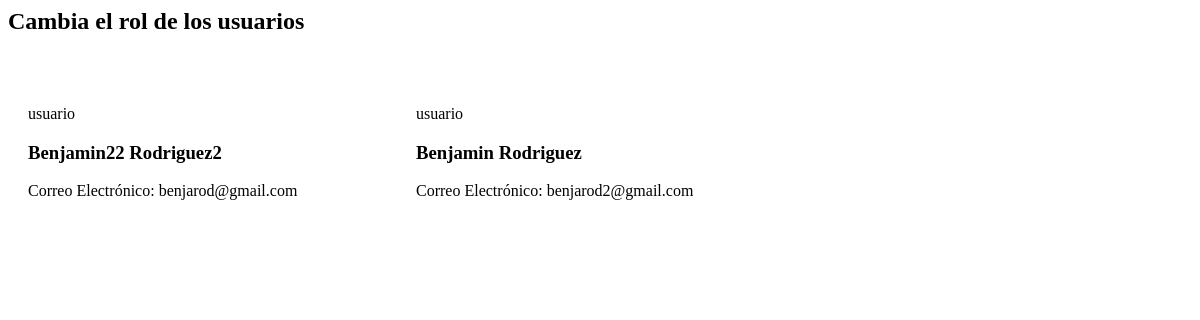
Before: /paginas/usuarios.php with the older database file.
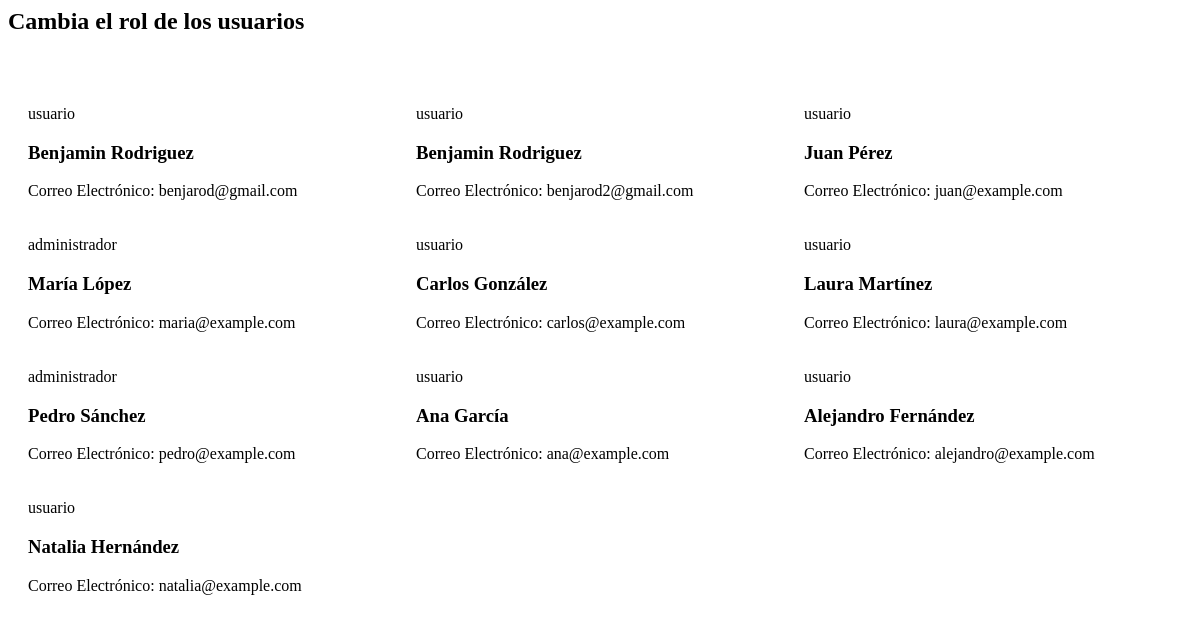
After: the same page with the newer database file.
### tables this page shows
CREATE TABLE `usuario` (
  `idUsuario` int(11) NOT NULL,
  `nombre` varchar(50) DEFAULT NULL,
  `apellido` varchar(50) DEFAULT NULL,
  `correoElectronico` varchar(100) DEFAULT NULL,
  `contrasena` varchar(255) DEFAULT NULL,
  `rol` varchar(20) DEFAULT NULL CHECK (`rol` in ('administrador','usuario'))
);

### clases/conexion/conexion.php (called while the page is built, shortened)
<?php
class conection {
    private $server;
    private $user;
    private $password;
    private $database;
    private $port;
    private $conection;
    function __construct(){
        $listdata = $this->dataConection();
        $this->conection = new mysqli($this->server, $this->user, $this->password, $this->database, $this->port);
    }
    private function dataConection(){
        $direction = dirname(__FILE__);
        $jsondata = file_get_contents($direction . "/" . "config");
        return json_decode($jsondata, true);
    }
    private function convertUTF8($array){
        array_walk_recursive($array, function(&$item, $key){
            if(!mb_detect_encoding($item, 'utf-8', true)){
                $item = utf8_encode($item);
            }
        });
        return $array;
    }
    public function getData($query){
        $result = $this->conection->query($query);
        $resultArray = array();
        foreach ($result as $key ) {
            $resultArray[] = $key;
        }
        return $this->convertUTF8($resultArray);
    }
}
?>

### clases/autenticacion.class.php (called while the page is built, shortened)
<?php
require_once 'conexion/conexion.php';
class Auth extends conection
{
    public function getAllUsers()
    {
        $_responses = new Responses;
        try {
            $query = "SELECT * FROM usuario;";
            $users = parent::getData($query);
            $result = $_responses->response;
            $result['result'] = array(
                "users" => $users
            );
            return $result;
        } catch (Exception $e) {
            return $_responses->error_500("Error interno del servidor: " . $e->getMessage());
        }
    }
}

### paginas/usuarios.php (the view, shortened to what this page needs)
<?php
include_once('../clases/autenticacion.class.php');
$_auth = new Auth;
?>
<div class="centered-container">
    <div class="admin-message">
        <h2>Cambia el rol de los usuarios</h2>
    </div>
</div>
<div class="card-list">
    <?php
    $usuariosResponse = $_auth->getAllUsers();
    if ($usuariosResponse['status'] == 'ok') {
        $usuarios = $usuariosResponse['result']['users'];
        foreach ($usuarios as $usuario) {
    ?>
            <div class="card-item" data-id="<?php echo $usuario['idUsuario']; ?>">
                <span class="user-role"><?php echo $usuario['rol']; ?></span>
                <h3><?php echo "{$usuario['nombre']} {$usuario['apellido']}"; ?></h3>
                <p>Correo Electrónico: <?php echo $usuario['correoElectronico']; ?></p>
            </div>
    <?php
        }
    } else {
        echo "<div class='error-message'>No hay usuarios registrados.</div>";
    }
    ?>
</div>

### paginas/usuarios.php (style rules this page uses)
.card-list { display: grid; grid-template-columns: repeat(auto-fill, minmax(300px, 1fr)); max-width: 1250px; margin: 50px auto; padding: 20px; gap: 20px; }

Changed rows visible on the page:
changed usuario "benjarod@gmail.com": nombre "Benjamin22" → "Benjamin"; apellido "Rodriguez2" → "Rodriguez"
added usuario: rol "usuario", nombre "Juan", apellido "Pérez", correoElectronico "juan@example.com"
added usuario: rol "administrador", nombre "María", apellido "López", correoElectronico "maria@example.com"
added usuario: rol "usuario", nombre "Carlos", apellido "González", correoElectronico "carlos@example.com"
added usuario: rol "usuario", nombre "Laura", apellido "Martínez", correoElectronico "laura@example.com"
added usuario: rol "administrador", nombre "Pedro", apellido "Sánchez", correoElectronico "pedro@example.com"
added usuario: rol "usuario", nombre "Ana", apellido "García", correoElectronico "ana@example.com"
added usuario: rol "usuario", nombre "Alejandro", apellido "Fernández", correoElectronico "alejandro@example.com"
added usuario: rol "usuario", nombre "Natalia", apellido "Hernández", correoElectronico "natalia@example.com"
